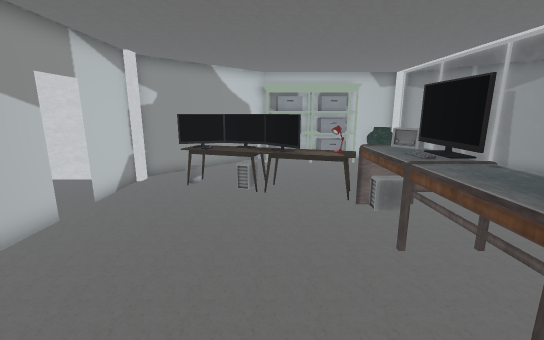
view 1 (above)

15 first-person views from a walk through a 3-D level made in the Unity game engine. The camera is 1.5 m above the floor, tilts 12° down and sees 90° across. The floor is counted in squares, 0.5 m on a side. Each view is taken from the middle of a square. On the plan, view 1 faces up. The plan holds only what a view shows up to about 20 squares ahead; the rest is blank. The place goes on beyond the plan. The player is left out. Door leaves are left out, so doorways stand open.

view 2
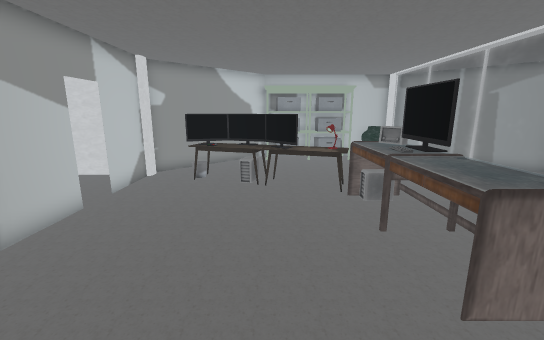

view 3
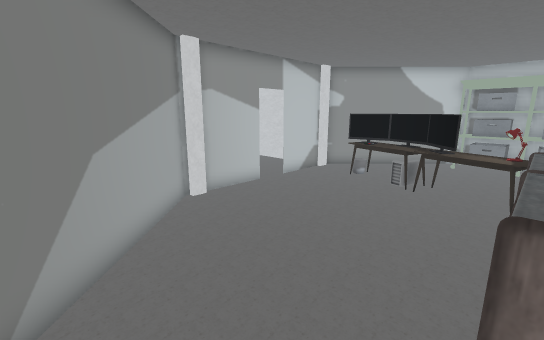

view 4
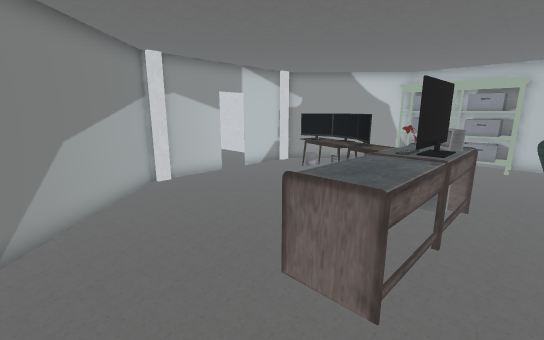

view 5
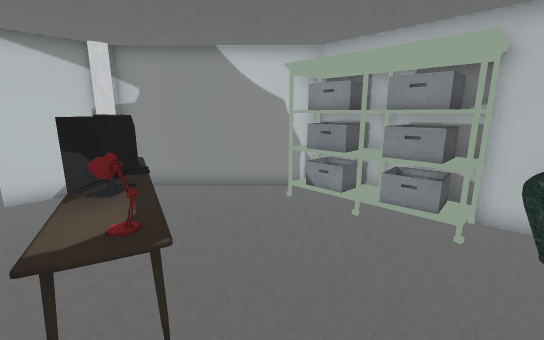

view 6
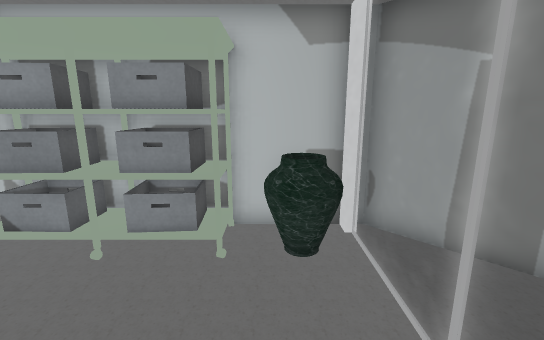

view 7
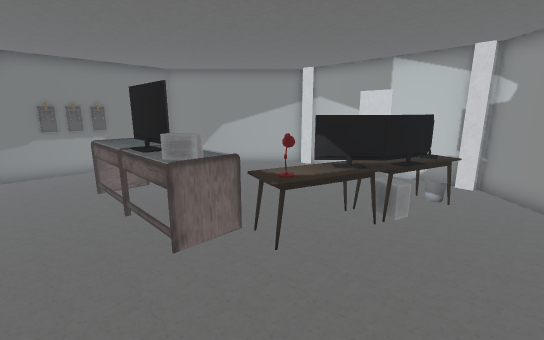

view 8
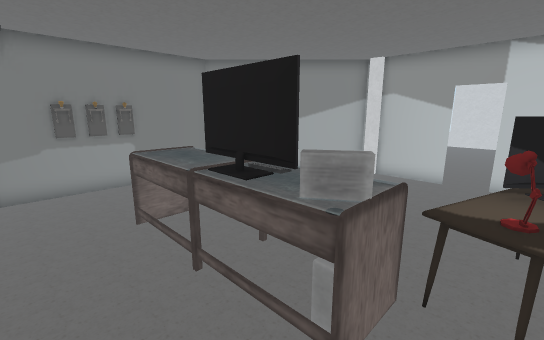

view 9
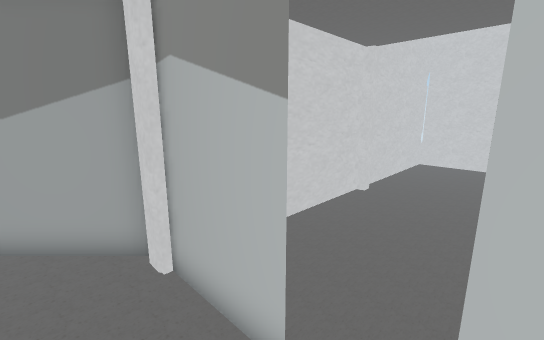

view 10
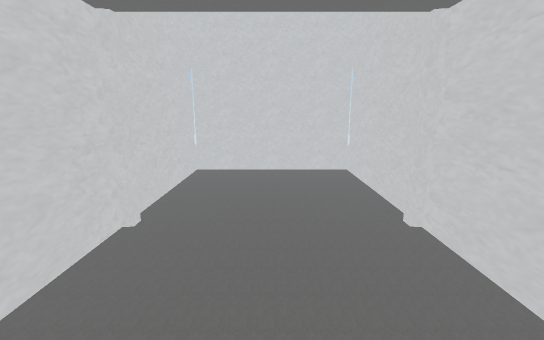

view 11
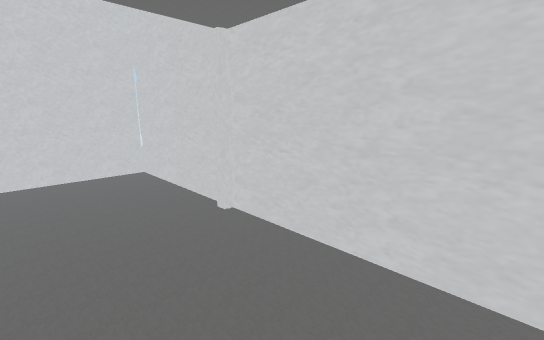

view 12
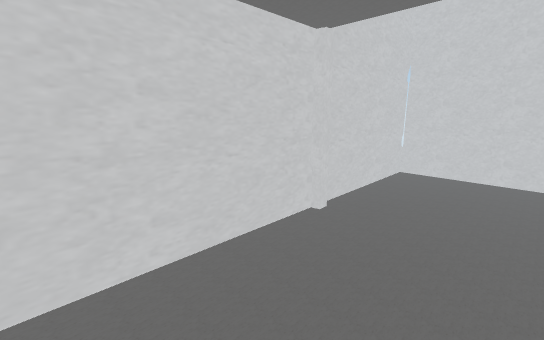

view 13
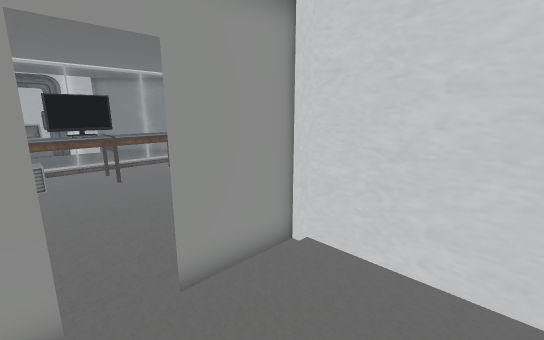

view 14
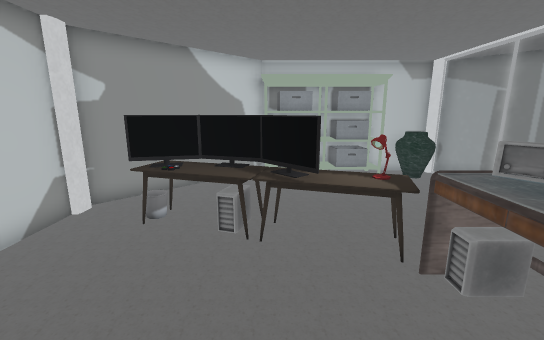

view 15
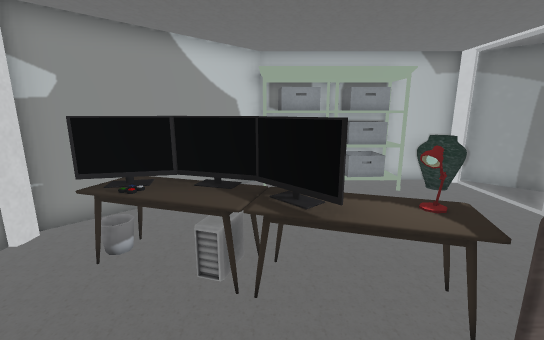

### Floor plan
Key: @ floor where view 1 was taken; # wall or solid block; . floor; D open door; = window, fence, low wall or low ledge; ^ raised ledge; A vase; P pillar; T table; R radio; K keyboard; O other object.
Columns run from 21 left of view 1 to 10 right of it. Each row starts with its distance up from view 1.
 18                     ###########
 17                    ##OOOOOOAA=##
 16                   ##.OOOOOOAA=.#
 15                  ##..........=.
 14                 ##...........=.
 13               ###............=
 12 #######P#######P..TT=........
 11 #..............#.TTTTTTT.....=
 10 #..............#...TTTTTT....=
  9 #..............#......TTT#=..=
  8 #..............D........^R=..=
  7 #..............#........^K=..=.
  6 #..............#........^K=..=.
  5 #..............#........^^...=.
  4 #######P#######P........^^...=.
  3               ###.......^^=..=.
  2                 ##.......=...=.
  1                  ##..........=.
  0                   ##.@.......
 -1                    ##........
 -2                     #########

Positions as (right, up) in squares from view 1, and headings:
1: (0, 0), facing up
2: (0, -1), facing up
3: (3, -1), facing up-left
4: (6, -1), facing up-left
5: (6, 9), facing up-left
6: (6, 11), facing up
7: (7, 14), facing down-left
8: (7, 10), facing down-left
9: (-4, 9), facing down-left
10: (-7, 8), facing left
11: (-7, 7), facing up-left
12: (-7, 9), facing down-left
13: (-10, 9), facing down-right
14: (0, 4), facing up
15: (0, 6), facing up
